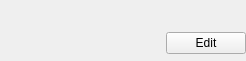
<?xml version="1.0" encoding="UTF-8"?>
<ui version="4.0">
 <class>ChatMessage</class>
 <widget class="QFrame" name="ChatMessage">
  <property name="geometry">
   <rect>
    <x>0</x>
    <y>0</y>
    <width>246</width>
    <height>61</height>
   </rect>
  </property>
  <property name="sizePolicy">
   <sizepolicy hsizetype="Expanding" vsizetype="Minimum">
    <horstretch>0</horstretch>
    <verstretch>0</verstretch>
   </sizepolicy>
  </property>
  <property name="windowTitle">
   <string>Frame</string>
  </property>
  <property name="styleSheet">
   <string notr="true"/>
  </property>
  <layout class="QGridLayout" name="gridLayout">
   <property name="leftMargin">
    <number>0</number>
   </property>
   <property name="topMargin">
    <number>0</number>
   </property>
   <property name="rightMargin">
    <number>0</number>
   </property>
   <property name="bottomMargin">
    <number>0</number>
   </property>
   <item row="0" column="0">
    <widget class="QLabel" name="username">
     <property name="sizePolicy">
      <sizepolicy hsizetype="Preferred" vsizetype="Fixed">
       <horstretch>0</horstretch>
       <verstretch>0</verstretch>
      </sizepolicy>
     </property>
     <property name="font">
      <font>
       <italic>true</italic>
       <bold>true</bold>
      </font>
     </property>
     <property name="text">
      <string/>
     </property>
    </widget>
   </item>
   <item row="1" column="1">
    <widget class="QPushButton" name="editButton">
     <property name="sizePolicy">
      <sizepolicy hsizetype="Maximum" vsizetype="Fixed">
       <horstretch>0</horstretch>
       <verstretch>0</verstretch>
      </sizepolicy>
     </property>
     <property name="text">
      <string>Edit</string>
     </property>
    </widget>
   </item>
   <item row="1" column="0">
    <widget class="QLabel" name="message">
     <property name="sizePolicy">
      <sizepolicy hsizetype="Expanding" vsizetype="Preferred">
       <horstretch>0</horstretch>
       <verstretch>0</verstretch>
      </sizepolicy>
     </property>
     <property name="text">
      <string/>
     </property>
     <property name="wordWrap">
      <bool>true</bool>
     </property>
     <property name="textInteractionFlags">
      <set>Qt::LinksAccessibleByMouse|Qt::TextSelectableByKeyboard|Qt::TextSelectableByMouse</set>
     </property>
    </widget>
   </item>
  </layout>
 </widget>
 <resources/>
 <connections/>
</ui>
